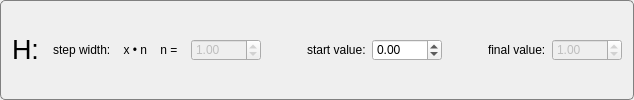
    <widget class="QGroupBox" name="gb_H">
     <property name="sizePolicy">
      <sizepolicy hsizetype="Preferred" vsizetype="Fixed">
       <horstretch>0</horstretch>
       <verstretch>0</verstretch>
      </sizepolicy>
     </property>
     <property name="styleSheet">
      <string notr="true">    QGroupBox  {
        background-color: qlineargradient(x1: 0, y1: 0, x2: 0, y2: 1,
                                          stop: 0 #E0E0E0, stop: 1 #FFFFFF);
        border: 1px solid gray;
        border-radius: 5px;
        margin-top: 3ex; /* leave space at the top for the title */
    }
     
    QGroupBox::title  {
        subcontrol-origin: margin;
		left: 12px;
        subcontrol-position: top left; /* position at the top center */
        padding: 1px;       
    }
</string>
     </property>
     <layout class="QHBoxLayout" name="horizontalLayout_10">
      <item>
       <widget class="QLabel" name="lb_H">
        <property name="sizePolicy">
         <sizepolicy hsizetype="Preferred" vsizetype="Fixed">
          <horstretch>0</horstretch>
          <verstretch>0</verstretch>
         </sizepolicy>
        </property>
        <property name="font">
         <font>
          <family>Arial</family>
          <pointsize>20</pointsize>
          <weight>50</weight>
          <bold>false</bold>
         </font>
        </property>
        <property name="text">
         <string>H: </string>
        </property>
       </widget>
      </item>
      <item>
       <widget class="QLabel" name="lb_StepValueH">
        <property name="sizePolicy">
         <sizepolicy hsizetype="Preferred" vsizetype="Fixed">
          <horstretch>0</horstretch>
          <verstretch>0</verstretch>
         </sizepolicy>
        </property>
        <property name="text">
         <string>step width:    x • n    n =  </string>
        </property>
       </widget>
      </item>
      <item>
       <widget class="QDoubleSpinBox" name="dsb_StepVauleH">
        <property name="enabled">
         <bool>false</bool>
        </property>
        <property name="sizePolicy">
         <sizepolicy hsizetype="Fixed" vsizetype="Fixed">
          <horstretch>0</horstretch>
          <verstretch>0</verstretch>
         </sizepolicy>
        </property>
        <property name="minimumSize">
         <size>
          <width>70</width>
          <height>0</height>
         </size>
        </property>
        <property name="maximumSize">
         <size>
          <width>70</width>
          <height>16777215</height>
         </size>
        </property>
        <property name="value">
         <double>1.000000000000000</double>
        </property>
       </widget>
      </item>
      <item>
       <spacer name="horizontalSpacer_17">
        <property name="orientation">
         <enum>Qt::Horizontal</enum>
        </property>
        <property name="sizeHint" stdset="0">
         <size>
          <width>40</width>
          <height>20</height>
         </size>
        </property>
       </spacer>
      </item>
      <item>
       <widget class="QLabel" name="lb_StartValueH">
        <property name="sizePolicy">
         <sizepolicy hsizetype="Preferred" vsizetype="Fixed">
          <horstretch>0</horstretch>
          <verstretch>0</verstretch>
         </sizepolicy>
        </property>
        <property name="text">
         <string>start value:</string>
        </property>
       </widget>
      </item>
      <item>
       <widget class="QDoubleSpinBox" name="dsb_StartValueH">
        <property name="sizePolicy">
         <sizepolicy hsizetype="Fixed" vsizetype="Fixed">
          <horstretch>0</horstretch>
          <verstretch>0</verstretch>
         </sizepolicy>
        </property>
        <property name="minimumSize">
         <size>
          <width>70</width>
          <height>0</height>
         </size>
        </property>
        <property name="maximumSize">
         <size>
          <width>70</width>
          <height>16777215</height>
         </size>
        </property>
        <property name="minimum">
         <double>-999999.989999999990687</double>
        </property>
        <property name="maximum">
         <double>999999.989999999990687</double>
        </property>
        <property name="value">
         <double>0.000000000000000</double>
        </property>
       </widget>
      </item>
      <item>
       <spacer name="horizontalSpacer_18">
        <property name="orientation">
         <enum>Qt::Horizontal</enum>
        </property>
        <property name="sizeType">
         <enum>QSizePolicy::Fixed</enum>
        </property>
        <property name="sizeHint" stdset="0">
         <size>
          <width>40</width>
          <height>20</height>
         </size>
        </property>
       </spacer>
      </item>
      <item>
       <widget class="QLabel" name="lb_EndH">
        <property name="sizePolicy">
         <sizepolicy hsizetype="Preferred" vsizetype="Fixed">
          <horstretch>0</horstretch>
          <verstretch>0</verstretch>
         </sizepolicy>
        </property>
        <property name="text">
         <string>final value:</string>
        </property>
       </widget>
      </item>
      <item>
       <widget class="QDoubleSpinBox" name="dsb_EndValueH">
        <property name="enabled">
         <bool>false</bool>
        </property>
        <property name="minimumSize">
         <size>
          <width>70</width>
          <height>0</height>
         </size>
        </property>
        <property name="maximumSize">
         <size>
          <width>70</width>
          <height>16777215</height>
         </size>
        </property>
        <property name="minimum">
         <double>-999999.989999999990687</double>
        </property>
        <property name="maximum">
         <double>999999.989999999990687</double>
        </property>
        <property name="value">
         <double>1.000000000000000</double>
        </property>
       </widget>
      </item>
     </layout>
    </widget>
